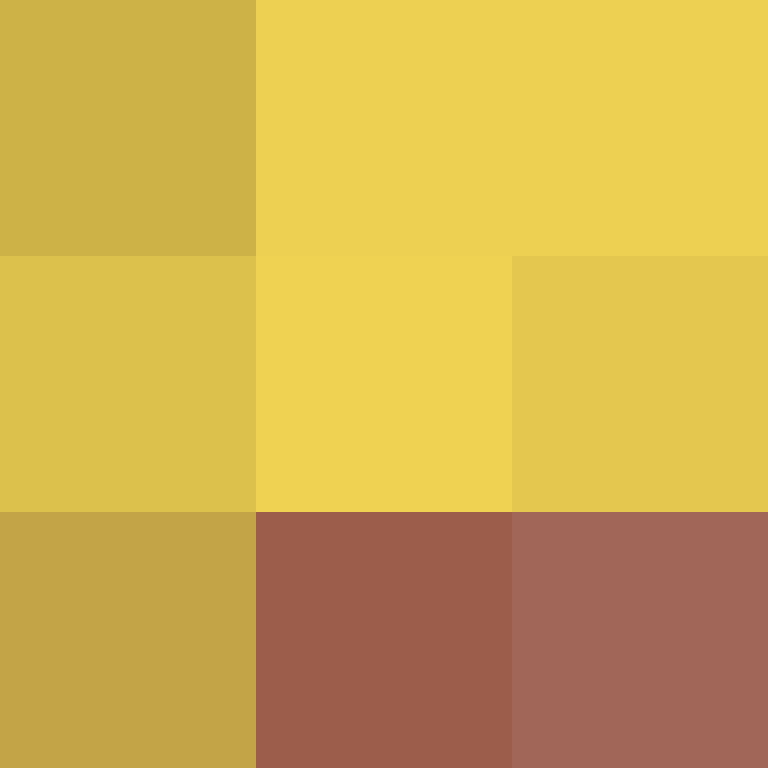
#> input picture smiley-pixelated-0.00001525878x.png, 768 x 768 px
$ python PixelArt.py
#> lines starting #> are read from the running program, lines starting #| are printed output that depends on the picture
# Command Line Image to Pixel Image Converter
from pathlib import Path
import math
from PIL import Image

path_to_image = input("Path To Image: ").strip("'")
#> the answer given: smiley-pixelated-0.00001525878x.png

file_name = Path(path_to_image).name

while True:
    try:
        size_of_pixel = int(input("Size Of Pixel (Number): "))
        break
    except ValueError:
        print("Please enter a whole number")
#> this loop made 1 pass; the answer given on pass 1: 100
#> further down, img is the input picture: PIL image 768x768 RGBA; mean R, G, B, A 208.8, 172.7, 78.3, 255

def pixelate(img: Image, pixel_size: int) -> None:
#> called with pixel_size = 100
    img = img.convert("RGBA")
    width, height = img.size
#> width = 768; height = 768

    if pixel_size < 1 or pixel_size > width or pixel_size > height:
        raise ValueError("Pixel size must be within native resolution")
    # Cut off rightmost or bottom strip if image is uneven to ensure complete pixels
    width -= width % pixel_size
#> width = 700
    height -= height % pixel_size
#> height = 700
    img_copy = img.crop((0, 0, width, height))
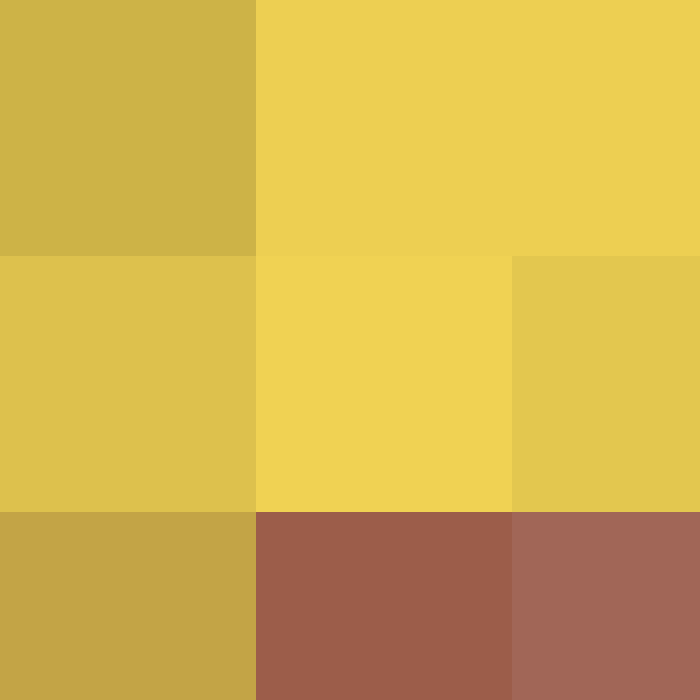
#> img_copy: PIL image 700x700 RGBA; mean R, G, B, A 212.4, 178, 78.1, 255

    pixels = img_copy.load()

    for x in range(0, width, pixel_size):
        for y in range(0, height, pixel_size):

            cluster = []
            for cx in range(x, x + pixel_size):
                for cy in range(y, y + pixel_size):
                    cluster.append(pixels[cx, cy])

            red_sq, green_sq, blue_sq, alpha_sum = 0, 0, 0, 0

            # Weight colors by alpha for transparent pixels
            for px in cluster:
                red_sq += px[0]**2 * px[3]
                green_sq += px[1]**2 * px[3]
                blue_sq += px[2]**2 * px[3]
                alpha_sum += px[3]

            if alpha_sum == 0:
                new_px = (0, 0, 0, 0)
            else:
                # Perceptually accurate average
                red_avg = round(math.sqrt(red_sq / alpha_sum))
                green_avg = round(math.sqrt(green_sq / alpha_sum))
                blue_avg = round(math.sqrt(blue_sq / alpha_sum))
                # Pixels are either there or not
                if alpha_sum / (pixel_size**2) >= 128:
                    alpha_avg = 255
                else:
                    alpha_avg = 0
                new_px = (red_avg, green_avg, blue_avg, alpha_avg)

            for cx in range(x, x + pixel_size):
                for cy in range(y, y + pixel_size):
                    pixels[cx, cy] = new_px

    if len(file_name.split(".")) == 2:
        file, ext = file_name.split(".")
    else:
        i = len(file_name) - 1
        while file_name[i] != ".":
            i -= 1
        file, ext = file_name[:i], file_name[i+1:]

    new_filename = f"{file}-pixelated.{ext}"

    img_copy.save(new_filename)
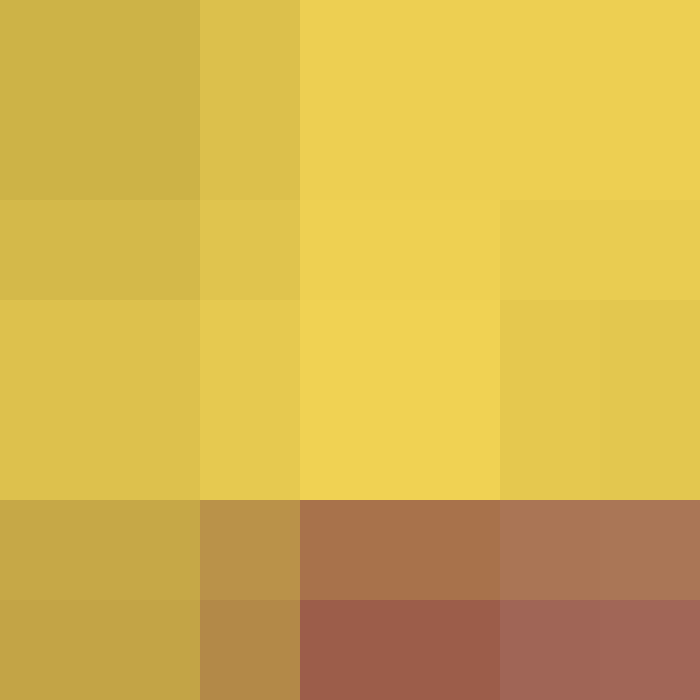
#> saved as smiley-pixelated-0.00001525878x-pixelated.png: PIL image 700x700 RGBA; mean R, G, B, A 212.7, 178.7, 78.1, 255

with Image.open(path_to_image) as img:
    pixelate(img, size_of_pixel)

$ run again, on smiley-pixelated-0.00024414062x.png
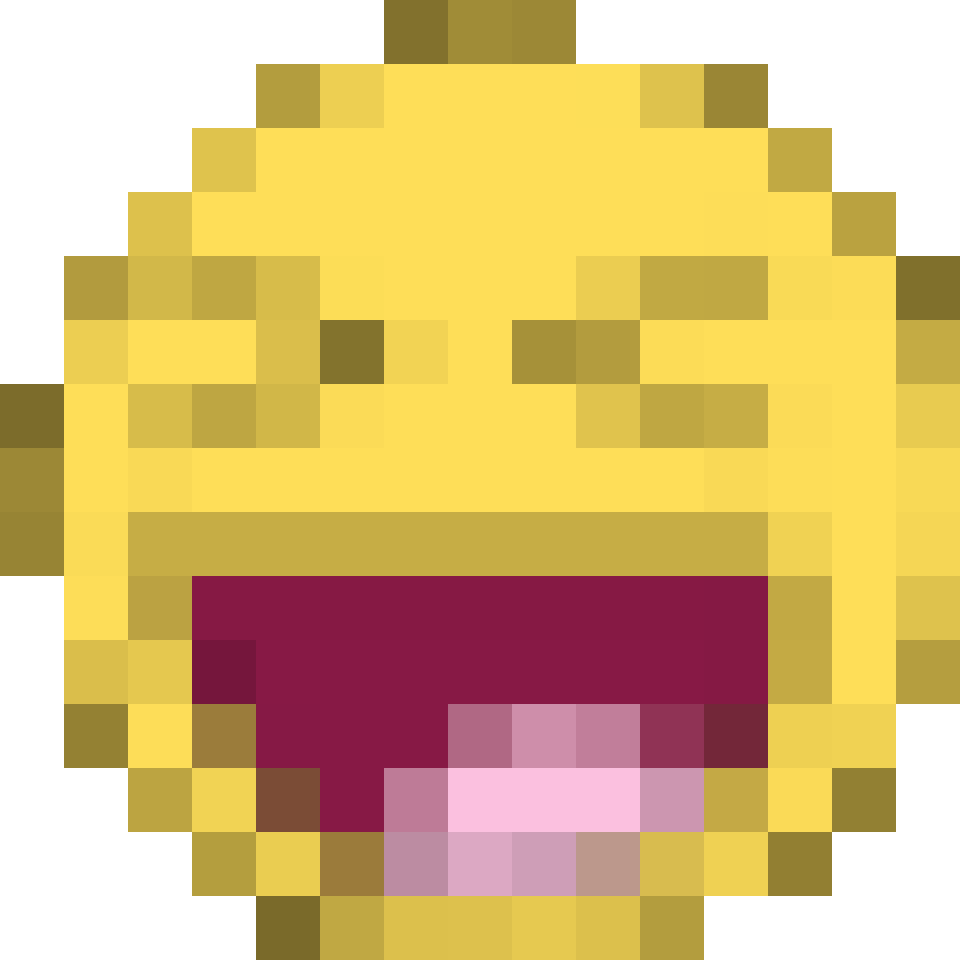
#> input picture smiley-pixelated-0.00024414062x.png, 960 x 960 px
#> the loop `while True:` made 1 pass; the answer given on pass 1: 100
#> img is the input picture: PIL image 960x960 RGBA; mean R, G, B, A 165.9, 133.5, 65.6, 199.5
#> in pixelate, `img_copy = img.crop((0, 0, width, height))`:
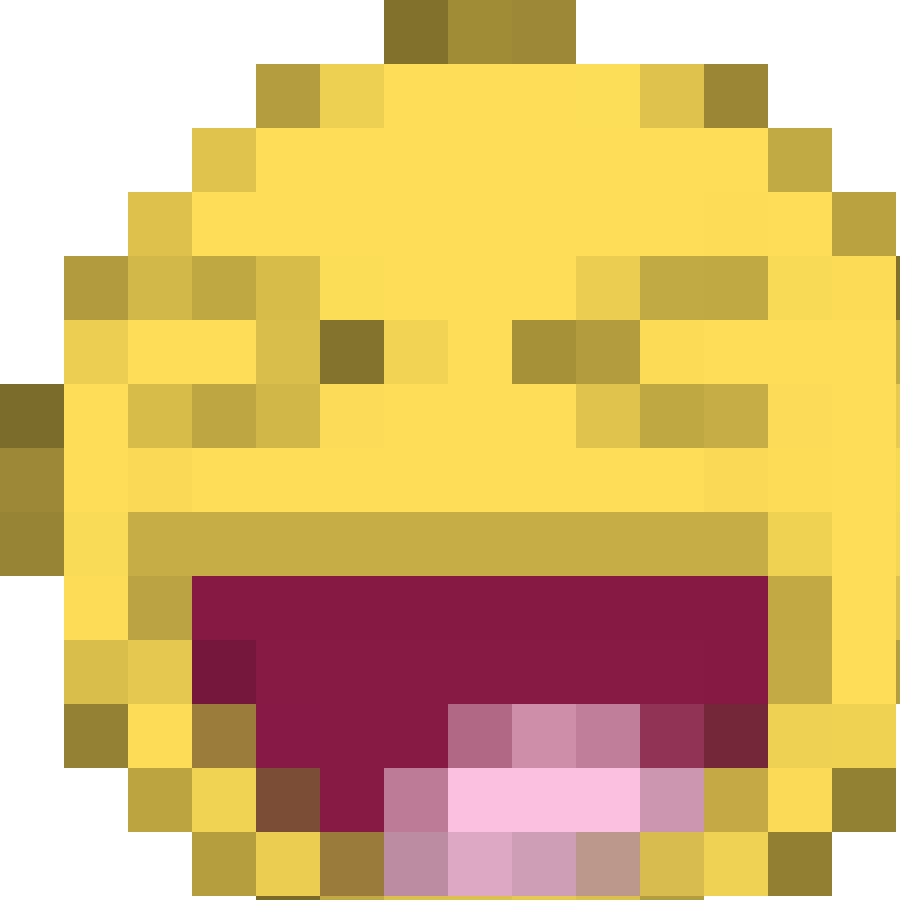
#> img_copy: PIL image 900x900 RGBA; mean R, G, B, A 174.5, 139.4, 69.7, 210; transparent parts drawn white
#> in pixelate, `img_copy.save(new_filename)`:
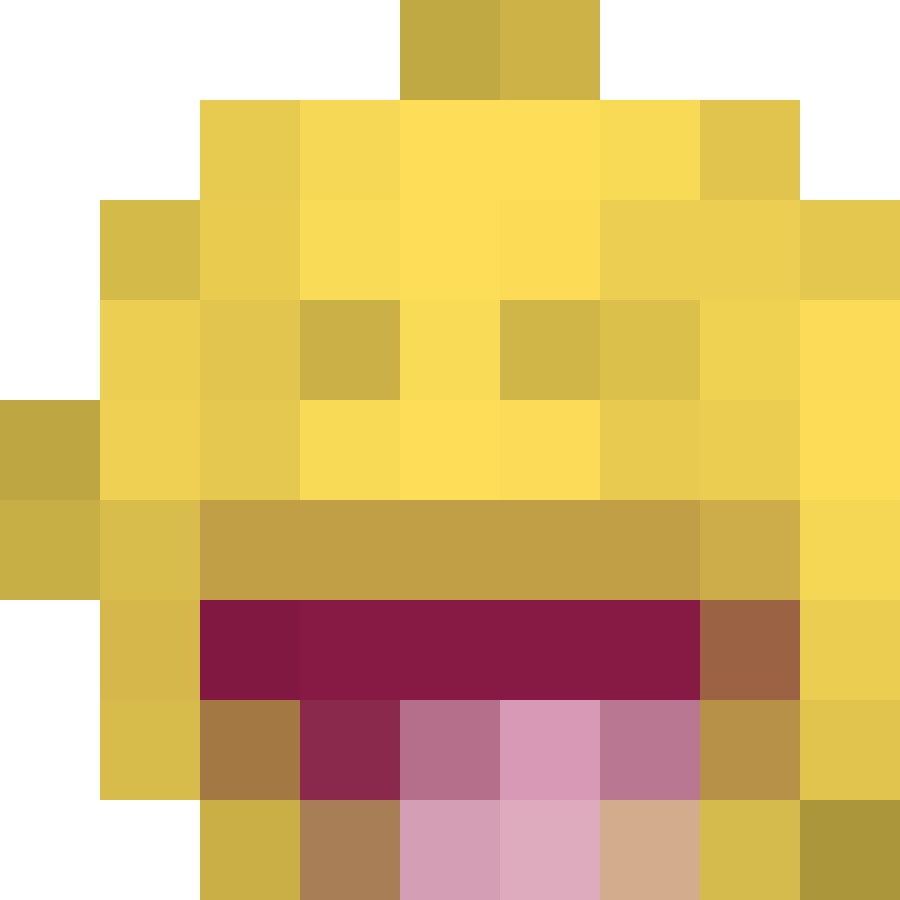
#> saved as smiley-pixelated-0.00024414062x-pixelated.png: PIL image 900x900 RGBA; mean R, G, B, A 196.3, 160.6, 77.6, 204.6; transparent parts drawn white
